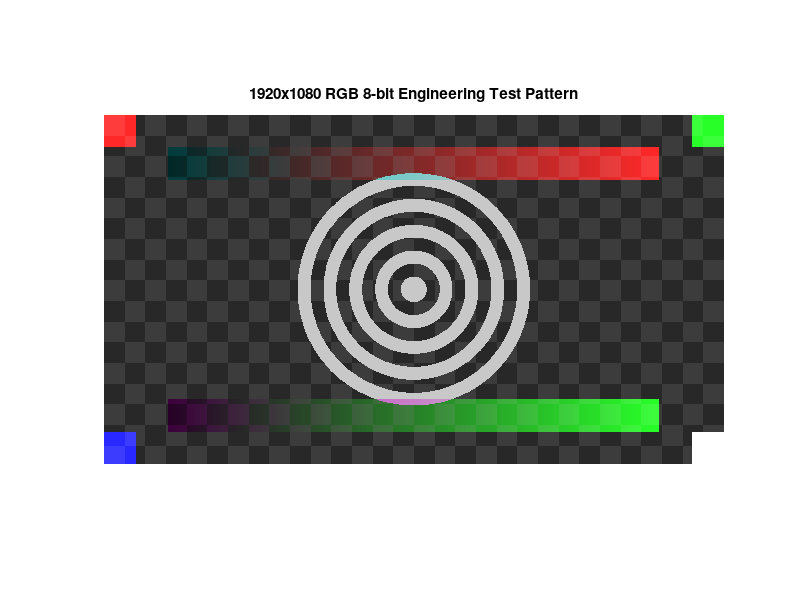

The MATLAB source for this figure:
%% FPGA 图像缩放测试图生成器 (1920x1080)
clear; clc;

width = 1920;
height = 1080;

% 1. 创建背景（深灰色）
img = uint8(ones(height, width, 3) * 40);

% 2. 绘制背景棋盘格 (64x64 像素块)
% 棋盘格有助于检查缩放后的几何畸变
grid_size = 64;
for y = 1:height
    for x = 1:width
        if mod(floor((y-1)/grid_size) + floor((x-1)/grid_size), 2) == 0
            img(y, x, :) = img(y, x, :) + 20; % 浅灰色块
        end
    end
end

% 3. 绘制中心同心圆 (用于检查缩放后的锯齿和圆度)
[X, Y] = meshgrid(1:width, 1:height);
centerX = width/2;
centerY = height/2;
dist = sqrt((X - centerX).^2 + (Y - centerY).^2);
% 每 40 像素一个圆环
circle_mask = mod(floor(dist/40), 2) == 0;
for c = 1:3
    channel = img(:,:,c);
    channel(circle_mask & (dist < 400)) = 200; % 白色圆环
    img(:,:,c) = channel;
end

% 4. 绘制 RGB 三原色渐变条 (检查位深和色彩还原)
% 红色条 (顶部)
img(100:200, 200:1720, 1) = repmat(uint8(linspace(0, 255, 1521)), 101, 1);
% 绿色条 (中间)
img(height-200:height-100, 200:1720, 2) = repmat(uint8(linspace(0, 255, 1521)), 101, 1);

% 5. 绘制 1 像素宽的十字中心线 (最严苛的抽取测试)
% 如果你的抽取算法错位，这些线会断裂或消失
img(centerY, :, :) = 255; % 水平白线
img(:, centerX, :) = 255; % 垂直白线

% 6. 在四个角放置色块 (检查边界裁剪)
img(1:100, 1:100, 1) = 255;       % 左上红
img(1:100, end-99:end, 2) = 255;   % 右上绿
img(end-99:end, 1:100, 3) = 255;   % 左下蓝
img(end-99:end, end-99:end, :) = 255; % 右下白

% 7. 保存并检查
imwrite(img, 'fpga_test_pattern_1080p.png');
imshow(img);
title('1920x1080 RGB 8-bit Engineering Test Pattern');

% 输出格式确认
info = imfinfo('fpga_test_pattern_1080p.png');
fprintf('生成成功！\n分辨率: %d x %d\n位深: %d-bit\n', info.Width, info.Height, info.BitDepth);
